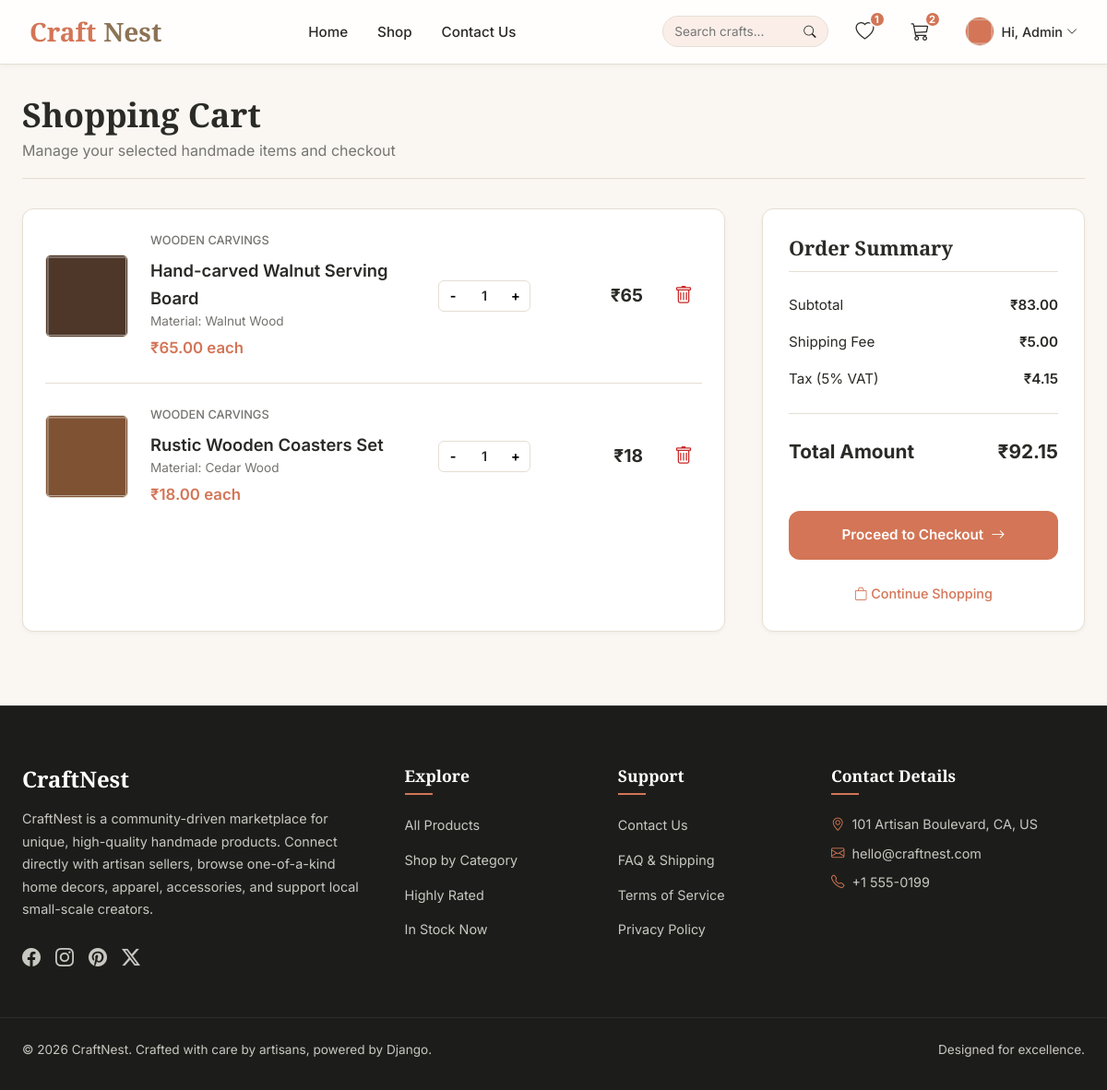
The page /cart/ (signed in) on the database its author committed.
### crafts/models.py (models this page shows, shortened)
class User(AbstractUser):
    email = models.EmailField(unique=True)
    profile_image = models.ImageField(upload_to='profile_images/', null=True, blank=True)
    is_seller = models.BooleanField(default=False)

class ProductCart(models.Model):
    user = models.ForeignKey(settings.AUTH_USER_MODEL, on_delete=models.CASCADE, related_name='cart_items')
    product = models.ForeignKey(HandmadeProduct, on_delete=models.CASCADE)
    price = models.DecimalField(max_digits=10, decimal_places=2)
    quantity = models.IntegerField(default=1)
    order_id = models.CharField(max_length=100, blank=True, null=True)
    order_status = models.CharField(max_length=50, blank=True, null=True)

class HandmadeProduct(models.Model):
    user = models.ForeignKey(settings.AUTH_USER_MODEL, on_delete=models.CASCADE, related_name='products')
    category = models.ForeignKey(ProductCategory, on_delete=models.CASCADE, related_name='products')
    product_name = models.CharField(max_length=200)
    description = models.TextField()
    price = models.DecimalField(max_digits=10, decimal_places=2)
    stock = models.IntegerField(default=0)
    material = models.CharField(max_length=100, blank=True, null=True)
    image = models.ImageField(upload_to='product_images/')
    created_at = models.DateTimeField(auto_now_add=True)

class ProductCategory(models.Model):
    category_name = models.CharField(max_length=100, unique=True)
    description = models.TextField(blank=True, null=True)
    image = models.ImageField(upload_to='category_images/', blank=True, null=True)

### crafts/views.py (the view)
# urls.py: path('cart/', views.CartView.as_view(), name='cart'),
class CartView(LoginRequiredMixin, CartContextMixin, TemplateView):
    template_name = 'cart.html'
    def get_context_data(self, **kwargs):
        context = super().get_context_data(**kwargs)
        cart_items = ProductCart.objects.filter(user=self.request.user, order_id__isnull=True)
        subtotal = sum(item.price * item.quantity for item in cart_items) or Decimal('0.00')
        shipping = Decimal('5.00') if subtotal > 0 else Decimal('0.00')
        tax = subtotal * Decimal('0.05')
        total = subtotal + shipping + tax
        context['cart_items'] = cart_items
        context['subtotal'] = subtotal
        context['shipping'] = shipping
        context['tax'] = tax
        context['total'] = total
        return context

### templates/cart.html (shortened to what this page needs)
{% extends 'base.html' %}
{% load static %}
{% block content %}
<div class="container py-4">
    <h1 style="font-size: 2.25rem; margin-bottom: 0.25rem; font-family: var(--font-heading);">Shopping Cart</h1>
    <p style="color: var(--text-muted); border-bottom: 1px solid var(--border-color); padding-bottom: 1rem;">Manage your selected handmade items and checkout</p>
    {% if cart_items %}
        <div class="cart-layout">
            <div class="cart-table-card">
                {% for item in cart_items %}
                    <div class="cart-item-row">
                        {% if item.product.image %}
                            <img src="{{ item.product.image.url }}" alt="{{ item.product.product_name }}" class="cart-item-img">
                        {% else %}
                            <div class="cart-item-img" style="background-color: #ddd;"></div>
                        {% endif %}
                        <div class="cart-item-details">
                            <div class="cart-item-meta">{{ item.product.category.category_name }}</div>
                            <a href="{% url 'product_detail' item.product.id %}" class="cart-item-name">{{ item.product.product_name }}</a>
                            <div style="font-size: 0.85rem; color: var(--text-muted); margin-bottom: 0.25rem;">
                                Material: {{ item.product.material|default:"N/A" }}
                            </div>
                            <div class="cart-item-price">₹{{ item.product.price }} each</div>
                        </div>
                        <div style="display: flex; align-items: center;">
                            <div class="cart-qty-control">
                                <form action="{% url 'cart_update' item.id %}" method="post" style="margin: 0;">
                                    <button type="submit" class="cart-qty-btn">-</button>
                                </form>
                                <span class="cart-qty-val">{{ item.quantity }}</span>
                                <form action="{% url 'cart_update' item.id %}" method="post" style="margin: 0;">
                                    <button type="submit" class="cart-qty-btn" {% if item.quantity >= item.product.stock %}disabled style="opacity:0.3; cursor:not-allowed;"{% endif %}>+</button>
                                </form>
                            </div>
                            <div class="cart-item-total">
                                ₹{% widthratio item.price 1 item.quantity %}
                            </div>
                            <form action="{% url 'cart_remove' item.id %}" method="post" style="margin: 0;">
                                <button type="submit" class="nav-action-btn" style="color: #c62828; border: none; background: none; cursor: pointer;" title="Remove Item">
                                    <i class="bi bi-trash"></i>
                                </button>
                            </form>
                        </div>
                    </div>
                {% endfor %}
            </div>
            <div class="summary-card">
                <h3 class="summary-title">Order Summary</h3>
                <div class="summary-row">
                    <span>Subtotal</span>
                    <span style="font-weight: 600;">₹{{ subtotal|stringformat:".2f" }}</span>
                </div>
                <div class="summary-row">
                    <span>Shipping Fee</span>
                    <span style="font-weight: 600;">₹{{ shipping|stringformat:".2f" }}</span>
                </div>
                <div class="summary-row">
                    <span>Tax (5% VAT)</span>
                    <span style="font-weight: 600;">₹{{ tax|stringformat:".2f" }}</span>
                </div>
                <div class="summary-row summary-total-row">
                    <span>Total Amount</span>
                    <span>₹{{ total|stringformat:".2f" }}</span>
                </div>
                <a href="{% url 'checkout' %}" class="btn btn-primary mt-4" style="width: 100%; padding: 0.9rem;">
                    Proceed to Checkout <i class="bi bi-arrow-right"></i>
                </a>
                <div class="text-center mt-3">
                    <a href="{% url 'shop' %}" style="font-size: 0.9rem; color: var(--primary-color); font-weight: 500;">
                        <i class="bi bi-bag"></i> Continue Shopping
                    </a>
                </div>
            </div>
        </div>
    {% endif %}
</div>
{% endblock %}

### templates/base.html (shortened to what this page needs)
{% load static %}
<!DOCTYPE html>
<html lang="en">
<head>
    <link rel="stylesheet" href="https://cdn.jsdelivr.net/npm/bootstrap-icons@1.11.3/font/bootstrap-icons.min.css">
    <link rel="stylesheet" href="{% static 'css/style.css' %}">
</head>
<body>
    <nav class="navbar">
        <div class="container navbar-container">
            <a href="{% url 'home' %}" class="nav-brand">
                 Craft<span>Nest</span>
            </a>
            <ul class="nav-links">
                <li><a href="{% url 'home' %}" class="{% if request.resolver_match.url_name == 'home' %}active{% endif %}">Home</a></li>
                <li><a href="{% url 'shop' %}" class="{% if request.resolver_match.url_name == 'shop' %}active{% endif %}">Shop</a></li>
                <li><a href="{% url 'contact' %}" class="{% if request.resolver_match.url_name == 'contact' %}active{% endif %}">Contact Us</a></li>
            </ul>
            <div class="nav-actions">
                <form action="{% url 'shop' %}" method="get" style="display: flex; align-items: center; background-color: var(--primary-light); border-radius: var(--radius-full); padding: 0.25rem 0.75rem; border: 1px solid var(--border-color);">
                    <input type="text" name="q" placeholder="Search crafts..." value="{{ q }}" style="border: none; background: transparent; outline: none; font-size: 0.85rem; width: 140px; padding: 0.25rem 0;">
                    <button type="submit" style="background: none; border: none; cursor: pointer; color: var(--text-dark); display: flex; align-items: center;">
                        <i class="bi bi-search"></i>
                    </button>
                </form>
                <a href="{% url 'wishlist' %}" class="nav-action-btn" title="Wishlist" style="z-index: 100; position: relative;">
                    <i class="bi bi-heart"></i>
                    {% if wishlist_count > 0 %}
                        <span class="badge">{{ wishlist_count }}</span>
                    {% endif %}
                </a>
                <a href="{% url 'cart' %}" class="nav-action-btn" title="Shopping Cart" style="z-index: 100; position: relative;">
                    <i class="bi bi-cart3"></i>
                    {% if cart_count > 0 %}
                        <span class="badge">{{ cart_count }}</span>
                    {% endif %}
                </a>
                {% if request.user.is_authenticated %}
                    <div class="user-menu" id="userMenuBtn" onclick="toggleUserDropdown()">
                        {% if request.user.profile_image %}
                            <img src="{{ request.user.profile_image.url }}" alt="{{ request.user.first_name }}" class="avatar">
                        {% else %}
                            <div class="avatar" style="background-color: var(--primary-color); color: white; display: flex; align-items: center; justify-content: center; font-weight: bold; font-size: 0.9rem;">
                                {{ request.user.first_name|slice:":1" }}{{ request.user.last_name|slice:":1" }}
                            </div>
                        {% endif %}
                        <span style="font-size: 0.9rem; font-weight: 500; display: flex; align-items: center; gap: 0.25rem;">
                            Hi, {{ request.user.first_name }}
                            <i class="bi bi-chevron-down" style="font-size: 0.75rem;"></i>
                        </span>
                    </div>
                {% else %}
                    <div style="display: flex; align-items: center; gap: 0.75rem;">
                        <a href="{% url 'login' %}" class="btn btn-secondary btn-sm" style="padding: 0.4rem 1rem;">Log In</a>
                        <a href="{% url 'register' %}" class="btn btn-primary btn-sm" style="padding: 0.4rem 1rem;">Sign Up</a>
                    </div>
                {% endif %}
            </div>
        </div>
    </nav>
    <main>
        {% block content %}{% endblock %}
    </main>
    <footer>
        <div class="container footer-grid">
            <div class="footer-about">
                <h3>CraftNest</h3>
                <p>CraftNest is a community-driven marketplace for unique, high-quality handmade products. Connect directly with artisan sellers, browse one-of-a-kind home decors, apparel, accessories, and support local small-scale creators.</p>
                <div style="display: flex; gap: 1rem; font-size: 1.25rem;">
                    <a href="https://facebook.com" target="_blank" rel="noopener noreferrer" class="footer-social-link" title="Facebook"><i class="bi bi-facebook"></i></a>
                    <a href="https://instagram.com" target="_blank" rel="noopener noreferrer" class="footer-social-link" title="Instagram"><i class="bi bi-instagram"></i></a>
                    <a href="https://pinterest.com" target="_blank" rel="noopener noreferrer" class="footer-social-link" title="Pinterest"><i class="bi bi-pinterest"></i></a>
                    <a href="https://twitter.com" target="_blank" rel="noopener noreferrer" class="footer-social-link" title="Twitter / X"><i class="bi bi-twitter-x"></i></a>
                </div>
            </div>
            <div class="footer-links">
                <h4>Explore</h4>
                <ul>
                    <li><a href="{% url 'shop' %}">All Products</a></li>
                    <li><a href="{% url 'home' %}#categories">Shop by Category</a></li>
                    <li><a href="{% url 'shop' %}?sort=rating">Highly Rated</a></li>
                    <li><a href="{% url 'shop' %}?in_stock=1">In Stock Now</a></li>
                </ul>
            </div>
            <div class="footer-links">
                <h4>Support</h4>
                <ul>
                    <li><a href="{% url 'contact' %}">Contact Us</a></li>
                    <li><a href="{% url 'contact' %}">FAQ & Shipping</a></li>
                    <li><a href="{% url 'contact' %}">Terms of Service</a></li>
                    <li><a href="{% url 'contact' %}">Privacy Policy</a></li>
                </ul>
            </div>
            <div class="footer-links">
                <h4>Contact Details</h4>
                <p style="font-size: 0.9rem; margin-bottom: 0.5rem; display: flex; align-items: center; gap: 0.5rem;">
                    <i class="bi bi-geo-alt" style="color: var(--primary-color);"></i> 101 Artisan Boulevard, CA, US
                </p>
                <p style="font-size: 0.9rem; margin-bottom: 0.5rem; display: flex; align-items: center; gap: 0.5rem;">
                    <i class="bi bi-envelope" style="color: var(--primary-color);"></i>
                    <a href="mailto:hello@craftnest.com" class="footer-contact-link">hello@craftnest.com</a>
                </p>
                <p style="font-size: 0.9rem; display: flex; align-items: center; gap: 0.5rem;">
                    <i class="bi bi-telephone" style="color: var(--primary-color);"></i>
                    <a href="tel:+15550199" class="footer-contact-link">+1 555-0199</a>
                </p>
            </div>
        </div>
        <div class="container footer-bottom">
            <p>&copy; 2026 CraftNest. Crafted with care by artisans, powered by Django.</p>
            <p>Designed for excellence.</p>
        </div>
    </footer>
</body>
</html>

### rows shown on the page
User: user.profile_image (picture), user.first_name "Admin"
ProductCart: product.image (picture), product.category.category_name "WOODEN CARVINGS", product.product_name "Hand-carved Walnut Serving Board", product.material "Walnut Wood", product.price "65.00", quantity "1", price+quantity "65"
ProductCart: product.image (picture), product.category.category_name "WOODEN CARVINGS", product.product_name "Rustic Wooden Coasters Set", product.material "Cedar Wood", product.price "18.00", quantity "1", price+quantity "18"

### other values the page prints
{{ wishlist_count }} "1"
{{ cart_count }} "2"
{{ subtotal|stringformat:".2f" }} "83.00"
{{ shipping|stringformat:".2f" }} "5.00"
{{ tax|stringformat:".2f" }} "4.15"
{{ total|stringformat:".2f" }} "92.15"
